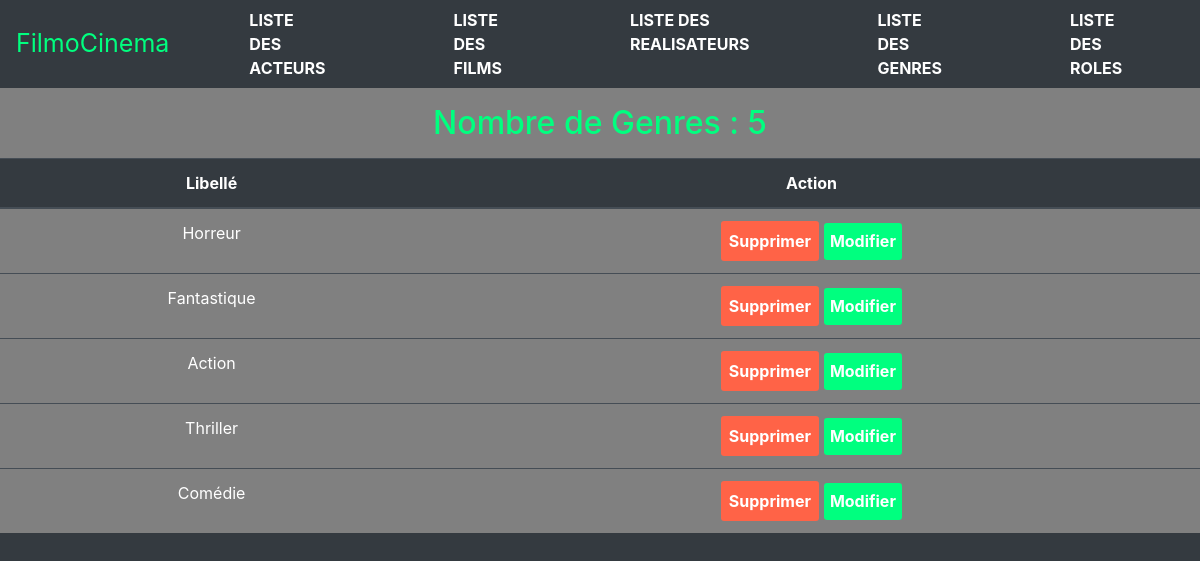
Screenshot of /index.php?action=listGenres with the database file from the repository.
### tables this page shows
CREATE TABLE IF NOT EXISTS `genre` (
  `id_genre` int(11) NOT NULL AUTO_INCREMENT,
  `nom_genre` varchar(50) NOT NULL,
  PRIMARY KEY (`id_genre`)
);

### Controller/GenreController.php (called while the page is built)
<?php
class GenreController
{
    public function findAll()
    {
        $dao = new DAO();
        $sql = "SELECT nom_genre FROM genre ";
        $genres = $dao->executerRequete($sql);
        require "View/genre/listGenres.php";
    }
}

### BDD/DAO.php (called while the page is built, shortened)
<?php
class DAO
{
    private $bdd;
    public function __construct()
    {
        $this->bdd = new PDO('mysql:host=localhost;dbname=cinema;charset=utf8', 'root', '');
    }
    public function executerRequete($sql, $params = NULL)
    {
        if ($params == NULL) {
            $resultat = $this->bdd->query($sql);
        } else {
            $resultat = $this->bdd->prepare($sql);
            $resultat->execute($params);
        }
        return $resultat;
    }
}

### View/genre/listGenres.php (the view, shortened to what this page needs)
<h2>Nombre de Genres : <?= $genres->rowCount(); ?></h2>
<table class="table table-dark">
    <thead>
        <tr>
            <th scope="col">Libellé</th>
            <th scope="col"id="action">Action</th>
        </tr>
    </thead>
    <tbody>
        <?php
        while ($genre = $genres->fetch())
        {
            echo '<tr><td>' . $genre['nom_genre'] . '</td>';
            echo '<td><button class="bDelete">Supprimer</button> <button class="bMod">Modifier</button></tr>';
        }
        ?>
    </tbody>
<?php
require "View/template.php";

### Public/css/style.css (style rules this page uses)
h2 { text-align: center; color: springgreen; background-color: gray; margin: 0; padding: 0.5em; }
thead { text-align: center; background-color: #343a40; }
tbody { text-align: center; }
.table-dark { background-color: gray; }
.bDelete { background-color: tomato; color: white; border: none; border-radius: 0.2em; padding: 0.5em; font-weight: bold; }
.bMod { background-color: springgreen; color: white; border: none; border-radius: 0.2em; padding: 0.4em; font-weight: bold; }
body { background: #343a40; }

### rows the page displays
genre: nom_genre "Horreur"
genre: nom_genre "Fantastique"
genre: nom_genre "Action"
genre: nom_genre "Thriller"
genre: nom_genre "Comédie"

### other values shown
$genres->rowCount() "5"
